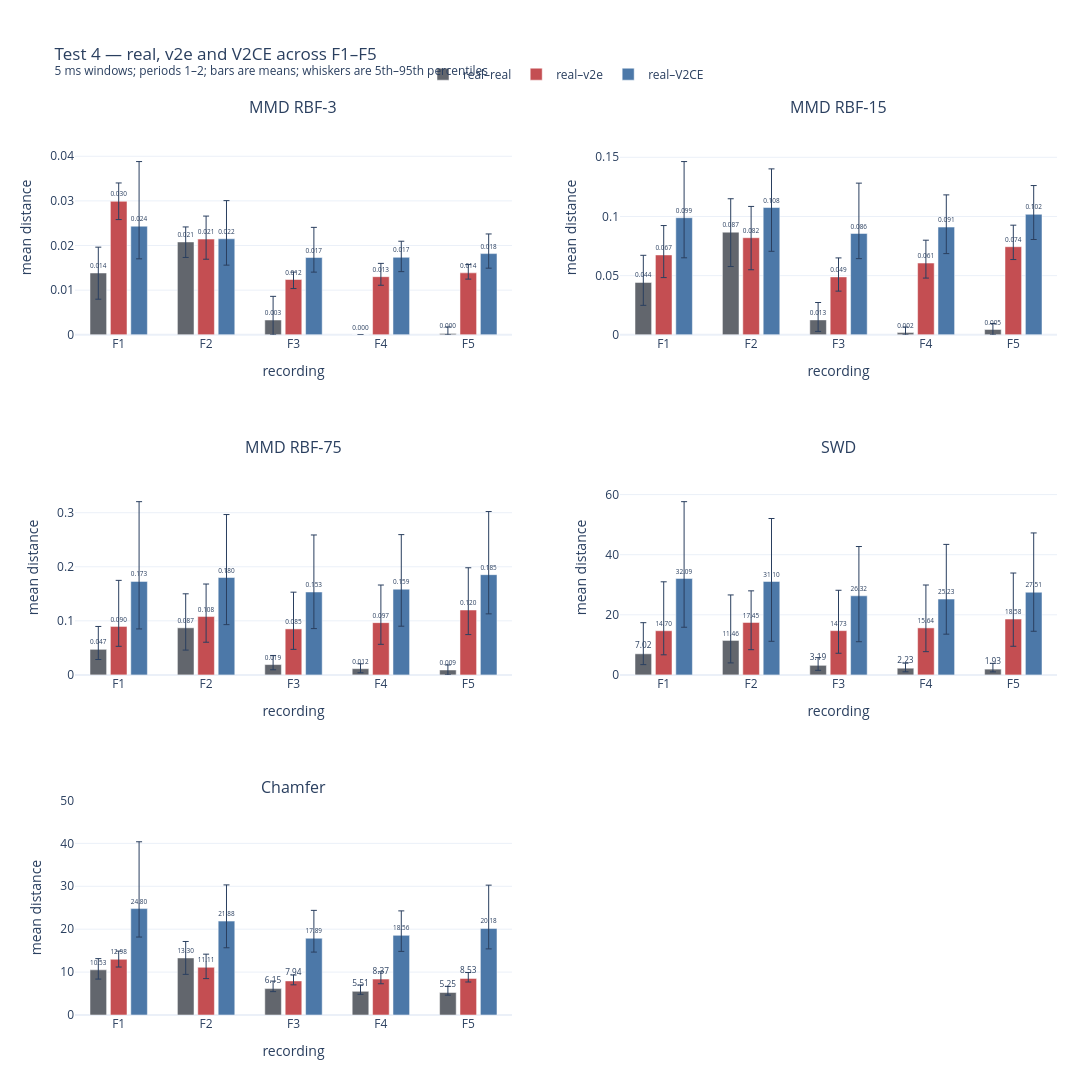

The notebook cell this image was saved under:
### Markdown cell above
## Test 4 — real, v2e and V2CE across F1–F5

This view uses the completed three-source runs. It compares periods 1–2 against the real baseline period, excluding period 0 self-comparisons so the real–real reference reflects variation between rotations. Bars show the mean and whiskers show the 5th–95th percentile.

### Code cell
# Re-load the completed three-source runs so this cell can be rerun after updates.
V2CE_TEST4_INDEX = ROOT.parent / "v2ce/test4_run_index.yaml"
ANALYSIS_PERIODS = [1, 2]  # Exclude baseline period 0 self-comparisons.
SOURCE_ORDER = ["real", "v2e", "v2ce"]
SOURCE_LABELS = {
    "real": "real–real",
    "v2e": "real–v2e",
    "v2ce": "real–V2CE",
}
SOURCE_COLOURS = {
    "real": "#62666d",
    "v2e": "#c44e52",
    "v2ce": "#4c78a8",
}

run_index = yaml.safe_load(V2CE_TEST4_INDEX.read_text(encoding="utf-8"))
three_source_frames = []
for frequency_key, run_folder in run_index.items():
    frame = pd.read_csv(Path(run_folder) / "results.csv")
    frame = frame[
        (frame.polarity_channel == "all")
        & frame.source.isin(SOURCE_ORDER)
        & frame.period_index.isin(ANALYSIS_PERIODS)
    ].dropna(subset=["distance"]).copy()
    frame["frequency"] = frequency_key.upper()
    three_source_frames.append(frame)

three_source_windows = pd.concat(three_source_frames, ignore_index=True)
three_source_average = (
    three_source_windows
    .groupby(["frequency", "metric", "source"], as_index=False)
    .distance.agg(
        mean="mean",
        q05=lambda values: values.quantile(0.05),
        q95=lambda values: values.quantile(0.95),
        comparisons="count",
    )
)

three_source_figure = make_subplots(
    rows=3, cols=2,
    subplot_titles=[METRIC_LABELS[metric] for metric in METRIC_ORDER],
    horizontal_spacing=0.11, vertical_spacing=0.14,
)

for metric_index, metric in enumerate(METRIC_ORDER):
    row, col = metric_index // 2 + 1, metric_index % 2 + 1
    metric_block = three_source_average[three_source_average.metric == metric]

    for source in SOURCE_ORDER:
        block = (
            metric_block[metric_block.source == source]
            .set_index("frequency").reindex(FREQUENCIES)
        )
        values = block["mean"].to_numpy()
        digits = 3 if metric.startswith("mmd_") else 2
        three_source_figure.add_trace(go.Bar(
            x=FREQUENCIES, y=values,
            name=SOURCE_LABELS[source],
            legendgroup=source, showlegend=(metric_index == 0),
            marker_color=SOURCE_COLOURS[source], width=0.19,
            text=[f"{value:.{digits}f}" for value in values],
            textposition="outside", textfont=dict(size=10), cliponaxis=False,
            error_y=dict(
                type="data",
                array=(block.q95 - block["mean"]).to_numpy(),
                arrayminus=(block["mean"] - block.q05).to_numpy(),
                thickness=1, width=3,
            ),
            customdata=np.column_stack([block.q05, block.q95, block.comparisons]),
            hovertemplate=(
                SOURCE_LABELS[source] + "<br>%{x}<br>mean=%{y:.5g}"
                + "<br>5th–95th=%{customdata[0]:.5g}–%{customdata[1]:.5g}"
                + "<br>comparisons=%{customdata[2]:.0f}<extra></extra>"
            ),
        ), row=row, col=col)

    panel_maximum = metric_block.q95.max()
    three_source_figure.update_yaxes(
        title_text="mean distance", range=[0, panel_maximum * 1.24],
        row=row, col=col,
    )
    three_source_figure.update_xaxes(title_text="recording", row=row, col=col)

three_source_figure.update_layout(
    title=("Test 4 — real, v2e and V2CE across F1–F5"
           "<br><sup>5 ms windows; periods 1–2; bars are means; whiskers are 5th–95th percentiles</sup>"),
    barmode="group", bargap=0.30, bargroupgap=0.07,
    template="plotly_white", height=1080, width=1120,
    margin=dict(l=75, r=35, t=120, b=65),
    legend=dict(orientation="h", yanchor="bottom", y=1.035, xanchor="center", x=0.5),
)
three_source_figure.show()

### Figure 1 — Plotly figure (JSON) as saved in the notebook; plotly's stock layout.template omitted (floating-point values rounded to 4 significant figures)
{"data": [{"cliponaxis": false, "customdata": [[0.007975, 0.01963, 80.0], [0.01733, 0.02416, 80.0], [0.0, 0.008614, 80.0], [0.0, 0.0, 80.0], [0.0, 0.001762, 80.0]], "error_y": {"array": [0.005787, 0.003359, 0.005301, 0.0, 0.001443], "arrayminus": [0.005872, 0.003476, 0.003314, 0.0, 0.0003189], "thickness": 1, "type": "data", "width": 3}, "hovertemplate": "real–real<br>%{x}<br>mean=%{y:.5g}<br>5th–95th=%{customdata[0]:.5g}–%{customdata[1]:.5g}<br>comparisons=%{customdata[2]:.0f}<extra></extra>", "legendgroup": "real", "marker": {"color": "#62666d"}, "name": "real–real", "showlegend": true, "text": ["0.014", "0.021", "0.003", "0.000", "0.000"], "textfont": {"size": 10}, "textposition": "outside", "type": "bar", "width": 0.19, "x": ["F1", "F2", "F3", "F4", "F5"], "xaxis": "x", "y": [0.01385, 0.0208, 0.003314, 0.0, 0.0003189], "yaxis": "y"}, {"cliponaxis": false, "customdata": [[0.02581, 0.03402, 80.0], [0.01693, 0.0266, 80.0], [0.01036, 0.01404, 80.0], [0.0111, 0.016, 80.0], [0.01247, 0.01574, 80.0]], "error_y": {"array": [0.004112, 0.005152, 0.001656, 0.00298, 0.001861], "arrayminus": [0.004089, 0.004516, 0.002028, 0.001923, 0.001404], "thickness": 1, "type": "data", "width": 3}, "hovertemplate": "real–v2e<br>%{x}<br>mean=%{y:.5g}<br>5th–95th=%{customdata[0]:.5g}–%{customdata[1]:.5g}<br>comparisons=%{customdata[2]:.0f}<extra></extra>", "legendgroup": "v2e", "marker": {"color": "#c44e52"}, "name": "real–v2e", "showlegend": true, "text": ["0.030", "0.021", "0.012", "0.013", "0.014"], "textfont": {"size": 10}, "textposition": "outside", "type": "bar", "width": 0.19, "x": ["F1", "F2", "F3", "F4", "F5"], "xaxis": "x", "y": [0.0299, 0.02144, 0.01239, 0.01302, 0.01388], "yaxis": "y"}, {"cliponaxis": false, "customdata": [[0.01702, 0.03881, 80.0], [0.01561, 0.03006, 80.0], [0.01405, 0.02407, 80.0], [0.01415, 0.02096, 80.0], [0.01492, 0.02259, 80.0]], "error_y": {"array": [0.01448, 0.008541, 0.006748, 0.003603, 0.0044], "arrayminus": [0.007315, 0.005912, 0.003274, 0.00321, 0.003267], "thickness": 1, "type": "data", "width": 3}, "hovertemplate": "real–V2CE<br>%{x}<br>mean=%{y:.5g}<br>5th–95th=%{customdata[0]:.5g}–%{customdata[1]:.5g}<br>comparisons=%{customdata[2]:.0f}<extra></extra>", "legendgroup": "v2ce", "marker": {"color": "#4c78a8"}, "name": "real–V2CE", "showlegend": true, "text": ["0.024", "0.022", "0.017", "0.017", "0.018"], "textfont": {"size": 10}, "textposition": "outside", "type": "bar", "width": 0.19, "x": ["F1", "F2", "F3", "F4", "F5"], "xaxis": "x", "y": [0.02433, 0.02152, 0.01732, 0.01736, 0.01819], "yaxis": "y"}, {"cliponaxis": false, "customdata": [[0.0249, 0.06717, 80.0], [0.05769, 0.115, 80.0], [0.002892, 0.02729, 80.0], [0.0, 0.006567, 80.0], [0.0, 0.009501, 80.0]], "error_y": {"array": [0.02292, 0.02823, 0.0147, 0.004705, 0.004979], "arrayminus": [0.01935, 0.02906, 0.009695, 0.001861, 0.004521], "thickness": 1, "type": "data", "width": 3}, "hovertemplate": "real–real<br>%{x}<br>mean=%{y:.5g}<br>5th–95th=%{customdata[0]:.5g}–%{customdata[1]:.5g}<br>comparisons=%{customdata[2]:.0f}<extra></extra>", "legendgroup": "real", "marker": {"color": "#62666d"}, "name": "real–real", "showlegend": false, "text": ["0.044", "0.087", "0.013", "0.002", "0.005"], "textfont": {"size": 10}, "textposition": "outside", "type": "bar", "width": 0.19, "x": ["F1", "F2", "F3", "F4", "F5"], "xaxis": "x2", "y": [0.04425, 0.08674, 0.01259, 0.001861, 0.004521], "yaxis": "y2"}, {"cliponaxis": false, "customdata": [[0.04833, 0.09231, 80.0], [0.05496, 0.1085, 80.0], [0.0369, 0.06497, 80.0], [0.04792, 0.07994, 80.0], [0.06358, 0.09263, 80.0]], "error_y": {"array": [0.02483, 0.02644, 0.01605, 0.01932, 0.0182], "arrayminus": [0.01914, 0.02708, 0.01202, 0.0127, 0.01086], "thickness": 1, "type": "data", "width": 3}, "hovertemplate": "real–v2e<br>%{x}<br>mean=%{y:.5g}<br>5th–95th=%{customdata[0]:.5g}–%{customdata[1]:.5g}<br>comparisons=%{customdata[2]:.0f}<extra></extra>", "legendgroup": "v2e", "marker": {"color": "#c44e52"}, "name": "real–v2e", "showlegend": false, "text": ["0.067", "0.082", "0.049", "0.061", "0.074"], "textfont": {"size": 10}, "textposition": "outside", "type": "bar", "width": 0.19, "x": ["F1", "F2", "F3", "F4", "F5"], "xaxis": "x2", "y": [0.06747, 0.08203, 0.04892, 0.06062, 0.07444], "yaxis": "y2"}, {"cliponaxis": false, "customdata": [[0.06506, 0.1464, 80.0], [0.07056, 0.1402, 80.0], [0.06435, 0.1282, 80.0], [0.0686, 0.1182, 80.0], [0.08053, 0.1261, 80.0]], "error_y": {"array": [0.04742, 0.03265, 0.04254, 0.0272, 0.02429], "arrayminus": [0.03389, 0.03699, 0.02127, 0.02242, 0.0213], "thickness": 1, "type": "data", "width": 3}, "hovertemplate": "real–V2CE<br>%{x}<br>mean=%{y:.5g}<br>5th–95th=%{customdata[0]:.5g}–%{customdata[1]:.5g}<br>comparisons=%{customdata[2]:.0f}<extra></extra>", "legendgroup": "v2ce", "marker": {"color": "#4c78a8"}, "name": "real–V2CE", "showlegend": false, "text": ["0.099", "0.108", "0.086", "0.091", "0.102"], "textfont": {"size": 10}, "textposition": "outside", "type": "bar", "width": 0.19, "x": ["F1", "F2", "F3", "F4", "F5"], "xaxis": "x2", "y": [0.09895, 0.1076, 0.08562, 0.09103, 0.1018], "yaxis": "y2"}, {"cliponaxis": false, "customdata": [[0.02848, 0.0896, 80.0], [0.04592, 0.15, 80.0], [0.009468, 0.03593, 80.0], [0.004003, 0.02056, 80.0], [0.0, 0.01842, 80.0]], "error_y": {"array": [0.04228, 0.06292, 0.01681, 0.009036, 0.009311], "arrayminus": [0.01885, 0.04117, 0.00965, 0.007517, 0.009106], "thickness": 1, "type": "data", "width": 3}, "hovertemplate": "real–real<br>%{x}<br>mean=%{y:.5g}<br>5th–95th=%{customdata[0]:.5g}–%{customdata[1]:.5g}<br>comparisons=%{customdata[2]:.0f}<extra></extra>", "legendgroup": "real", "marker": {"color": "#62666d"}, "name": "real–real", "showlegend": false, "text": ["0.047", "0.087", "0.019", "0.012", "0.009"], "textfont": {"size": 10}, "textposition": "outside", "type": "bar", "width": 0.19, "x": ["F1", "F2", "F3", "F4", "F5"], "xaxis": "x3", "y": [0.04733, 0.08709, 0.01912, 0.01152, 0.009106], "yaxis": "y3"}, {"cliponaxis": false, "customdata": [[0.05287, 0.1749, 80.0], [0.06044, 0.1681, 80.0], [0.04725, 0.153, 80.0], [0.05657, 0.1662, 80.0], [0.07454, 0.1982, 80.0]], "error_y": {"array": [0.0852, 0.06018, 0.06793, 0.06957, 0.07818], "arrayminus": [0.03679, 0.04748, 0.03784, 0.04011, 0.04549], "thickness": 1, "type": "data", "width": 3}, "hovertemplate": "real–v2e<br>%{x}<br>mean=%{y:.5g}<br>5th–95th=%{customdata[0]:.5g}–%{customdata[1]:.5g}<br>comparisons=%{customdata[2]:.0f}<extra></extra>", "legendgroup": "v2e", "marker": {"color": "#c44e52"}, "name": "real–v2e", "showlegend": false, "text": ["0.090", "0.108", "0.085", "0.097", "0.120"], "textfont": {"size": 10}, "textposition": "outside", "type": "bar", "width": 0.19, "x": ["F1", "F2", "F3", "F4", "F5"], "xaxis": "x3", "y": [0.08967, 0.1079, 0.08509, 0.09668, 0.12], "yaxis": "y3"}, {"cliponaxis": false, "customdata": [[0.08504, 0.3204, 80.0], [0.09299, 0.2966, 80.0], [0.08564, 0.2588, 80.0], [0.09009, 0.2595, 80.0], [0.1129, 0.3022, 80.0]], "error_y": {"array": [0.1475, 0.1165, 0.1054, 0.1009, 0.1168], "arrayminus": [0.08792, 0.08716, 0.06776, 0.06852, 0.07251], "thickness": 1, "type": "data", "width": 3}, "hovertemplate": "real–V2CE<br>%{x}<br>mean=%{y:.5g}<br>5th–95th=%{customdata[0]:.5g}–%{customdata[1]:.5g}<br>comparisons=%{customdata[2]:.0f}<extra></extra>", "legendgroup": "v2ce", "marker": {"color": "#4c78a8"}, "name": "real–V2CE", "showlegend": false, "text": ["0.173", "0.180", "0.153", "0.159", "0.185"], "textfont": {"size": 10}, "textposition": "outside", "type": "bar", "width": 0.19, "x": ["F1", "F2", "F3", "F4", "F5"], "xaxis": "x3", "y": [0.173, 0.1802, 0.1534, 0.1586, 0.1854], "yaxis": "y3"}, {"cliponaxis": false, "customdata": [[3.414, 17.38, 80.0], [3.994, 26.61, 80.0], [1.525, 5.758, 80.0], [1.029, 3.905, 80.0], [1.0, 3.849, 80.0]], "error_y": {"array": [10.36, 15.15, 2.572, 1.671, 1.92], "arrayminus": [3.608, 7.47, 1.661, 1.204, 0.9278], "thickness": 1, "type": "data", "width": 3}, "hovertemplate": "real–real<br>%{x}<br>mean=%{y:.5g}<br>5th–95th=%{customdata[0]:.5g}–%{customdata[1]:.5g}<br>comparisons=%{customdata[2]:.0f}<extra></extra>", "legendgroup": "real", "marker": {"color": "#62666d"}, "name": "real–real", "showlegend": false, "text": ["7.02", "11.46", "3.19", "2.23", "1.93"], "textfont": {"size": 10}, "textposition": "outside", "type": "bar", "width": 0.19, "x": ["F1", "F2", "F3", "F4", "F5"], "xaxis": "x4", "y": [7.022, 11.46, 3.186, 2.233, 1.928], "yaxis": "y4"}, {"cliponaxis": false, "customdata": [[6.682, 30.98, 80.0], [8.386, 27.97, 80.0], [7.203, 28.16, 80.0], [7.731, 29.91, 80.0], [9.527, 33.9, 80.0]], "error_y": {"array": [16.28, 10.52, 13.43, 14.27, 15.32], "arrayminus": [8.016, 9.063, 7.528, 7.909, 9.056], "thickness": 1, "type": "data", "width": 3}, "hovertemplate": "real–v2e<br>%{x}<br>mean=%{y:.5g}<br>5th–95th=%{customdata[0]:.5g}–%{customdata[1]:.5g}<br>comparisons=%{customdata[2]:.0f}<extra></extra>", "legendgroup": "v2e", "marker": {"color": "#c44e52"}, "name": "real–v2e", "showlegend": false, "text": ["14.70", "17.45", "14.73", "15.64", "18.58"], "textfont": {"size": 10}, "textposition": "outside", "type": "bar", "width": 0.19, "x": ["F1", "F2", "F3", "F4", "F5"], "xaxis": "x4", "y": [14.7, 17.45, 14.73, 15.64, 18.58], "yaxis": "y4"}, {"cliponaxis": false, "customdata": [[15.86, 57.64, 80.0], [11.18, 52.04, 80.0], [11.04, 42.72, 80.0], [13.55, 43.43, 80.0], [14.51, 47.24, 80.0]], "error_y": {"array": [25.55, 20.95, 16.41, 18.19, 19.73], "arrayminus": [16.23, 19.92, 15.28, 11.68, 12.99], "thickness": 1, "type": "data", "width": 3}, "hovertemplate": "real–V2CE<br>%{x}<br>mean=%{y:.5g}<br>5th–95th=%{customdata[0]:.5g}–%{customdata[1]:.5g}<br>comparisons=%{customdata[2]:.0f}<extra></extra>", "legendgroup": "v2ce", "marker": {"color": "#4c78a8"}, "name": "real–V2CE", "showlegend": false, "text": ["32.09", "31.10", "26.32", "25.23", "27.51"], "textfont": {"size": 10}, "textposition": "outside", "type": "bar", "width": 0.19, "x": ["F1", "F2", "F3", "F4", "F5"], "xaxis": "x4", "y": [32.09, 31.1, 26.32, 25.23, 27.51], "yaxis": "y4"}, {"cliponaxis": false, "customdata": [[8.369, 13.14, 80.0], [9.472, 17.13, 80.0], [5.444, 7.906, 80.0], [4.819, 7.003, 80.0], [4.626, 6.676, 80.0]], "error_y": {"array": [2.615, 3.835, 1.753, 1.492, 1.426], "arrayminus": [2.156, 3.825, 0.709, 0.6911, 0.6237], "thickness": 1, "type": "data", "width": 3}, "hovertemplate": "real–real<br>%{x}<br>mean=%{y:.5g}<br>5th–95th=%{customdata[0]:.5g}–%{customdata[1]:.5g}<br>comparisons=%{customdata[2]:.0f}<extra></extra>", "legendgroup": "real", "marker": {"color": "#62666d"}, "name": "real–real", "showlegend": false, "text": ["10.53", "13.30", "6.15", "5.51", "5.25"], "textfont": {"size": 10}, "textposition": "outside", "type": "bar", "width": 0.19, "x": ["F1", "F2", "F3", "F4", "F5"], "xaxis": "x5", "y": [10.53, 13.3, 6.153, 5.51, 5.25], "yaxis": "y5"}, {"cliponaxis": false, "customdata": [[11.18, 14.89, 80.0], [8.479, 14.18, 80.0], [7.031, 9.318, 80.0], [7.284, 10.07, 80.0], [7.691, 9.896, 80.0]], "error_y": {"array": [1.908, 3.061, 1.376, 1.699, 1.369], "arrayminus": [1.805, 2.636, 0.9113, 1.088, 0.836], "thickness": 1, "type": "data", "width": 3}, "hovertemplate": "real–v2e<br>%{x}<br>mean=%{y:.5g}<br>5th–95th=%{customdata[0]:.5g}–%{customdata[1]:.5g}<br>comparisons=%{customdata[2]:.0f}<extra></extra>", "legendgroup": "v2e", "marker": {"color": "#c44e52"}, "name": "real–v2e", "showlegend": false, "text": ["12.98", "11.11", "7.94", "8.37", "8.53"], "textfont": {"size": 10}, "textposition": "outside", "type": "bar", "width": 0.19, "x": ["F1", "F2", "F3", "F4", "F5"], "xaxis": "x5", "y": [12.98, 11.11, 7.942, 8.372, 8.527], "yaxis": "y5"}, {"cliponaxis": false, "customdata": [[18.17, 40.37, 80.0], [15.67, 30.32, 80.0], [14.66, 24.39, 80.0], [14.82, 24.26, 80.0], [15.41, 30.26, 80.0]], "error_y": {"array": [15.58, 8.437, 6.495, 5.701, 10.09], "arrayminus": [6.628, 6.213, 3.229, 3.739, 4.768], "thickness": 1, "type": "data", "width": 3}, "hovertemplate": "real–V2CE<br>%{x}<br>mean=%{y:.5g}<br>5th–95th=%{customdata[0]:.5g}–%{customdata[1]:.5g}<br>comparisons=%{customdata[2]:.0f}<extra></extra>", "legendgroup": "v2ce", "marker": {"color": "#4c78a8"}, "name": "real–V2CE", "showlegend": false, "text": ["24.80", "21.88", "17.89", "18.56", "20.18"], "textfont": {"size": 10}, "textposition": "outside", "type": "bar", "width": 0.19, "x": ["F1", "F2", "F3", "F4", "F5"], "xaxis": "x5", "y": [24.8, 21.88, 17.89, 18.56, 20.18], "yaxis": "y5"}], "layout": {"annotations": [{"font": {"size": 16}, "showarrow": false, "text": "MMD RBF-3", "x": 0.2225, "xanchor": "center", "xref": "paper", "y": 1, "yanchor": "bottom", "yref": "paper"}, {"font": {"size": 16}, "showarrow": false, "text": "MMD RBF-15", "x": 0.7775, "xanchor": "center", "xref": "paper", "y": 1, "yanchor": "bottom", "yref": "paper"}, {"font": {"size": 16}, "showarrow": false, "text": "MMD RBF-75", "x": 0.2225, "xanchor": "center", "xref": "paper", "y": 0.62, "yanchor": "bottom", "yref": "paper"}, {"font": {"size": 16}, "showarrow": false, "text": "SWD", "x": 0.7775, "xanchor": "center", "xref": "paper", "y": 0.62, "yanchor": "bottom", "yref": "paper"}, {"font": {"size": 16}, "showarrow": false, "text": "Chamfer", "x": 0.2225, "xanchor": "center", "xref": "paper", "y": 0.24, "yanchor": "bottom", "yref": "paper"}], "bargap": 0.3, "bargroupgap": 0.07, "barmode": "group", "height": 1080, "legend": {"orientation": "h", "x": 0.5, "xanchor": "center", "y": 1.035, "yanchor": "bottom"}, "margin": {"b": 65, "l": 75, "r": 35, "t": 120}, "title": {"text": "Test 4 — real, v2e and V2CE across F1–F5<br><sup>5 ms windows; periods 1–2; bars are means; whiskers are 5th–95th percentiles</sup>"}, "width": 1120, "xaxis": {"anchor": "y", "domain": [0, 0.445], "title": {"text": "recording"}}, "xaxis2": {"anchor": "y2", "domain": [0.555, 1], "title": {"text": "recording"}}, "xaxis3": {"anchor": "y3", "domain": [0, 0.445], "title": {"text": "recording"}}, "xaxis4": {"anchor": "y4", "domain": [0.555, 1], "title": {"text": "recording"}}, "xaxis5": {"anchor": "y5", "domain": [0, 0.445], "title": {"text": "recording"}}, "xaxis6": {"anchor": "y6", "domain": [0.555, 1]}, "yaxis": {"anchor": "x", "domain": [0.76, 1], "range": [0, 0.04812], "title": {"text": "mean distance"}}, "yaxis2": {"anchor": "x2", "domain": [0.76, 1], "range": [0, 0.1815], "title": {"text": "mean distance"}}, "yaxis3": {"anchor": "x3", "domain": [0.38, 0.62], "range": [0, 0.3973], "title": {"text": "mean distance"}}, "yaxis4": {"anchor": "x4", "domain": [0.38, 0.62], "range": [0, 71.48], "title": {"text": "mean distance"}}, "yaxis5": {"anchor": "x5", "domain": [0, 0.24], "range": [0, 50.06], "title": {"text": "mean distance"}}, "yaxis6": {"anchor": "x6", "domain": [0, 0.24]}}}
